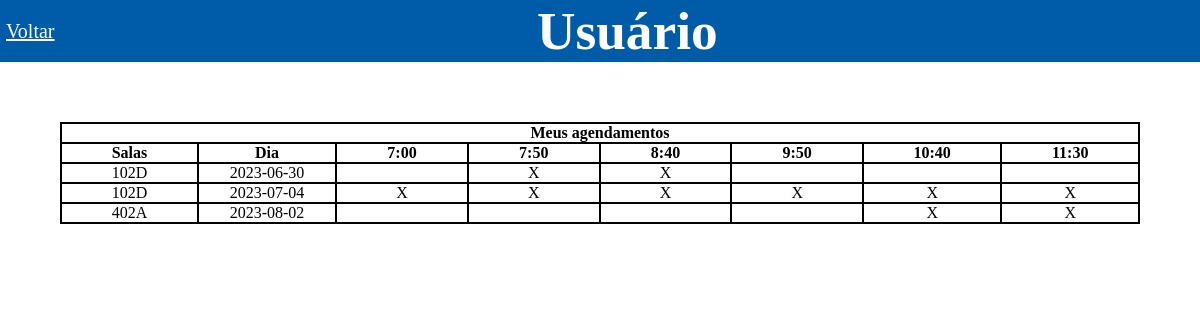
The page /html/usuario_interface.php (signed in) on the database its author committed.
### tables this page shows
CREATE TABLE IF NOT EXISTS `salas` (
  `id` int NOT NULL AUTO_INCREMENT,
  `codigo` varchar(10) NOT NULL,
  `descricao` text NOT NULL,
  `capacidade` int NOT NULL,
  PRIMARY KEY (`id`),
  UNIQUE KEY `codigo` (`codigo`)
);

CREATE TABLE IF NOT EXISTS `agendamentos` (
  `id` int NOT NULL AUTO_INCREMENT,
  `id_funcionarios` int NOT NULL,
  `id_horario` int NOT NULL,
  `id_sala` int NOT NULL,
  `data_agendamento` date NOT NULL,
  `inicio` date NOT NULL,
  `fim` date NOT NULL,
  PRIMARY KEY (`id`),
  KEY `fk_idf_pk_id` (`id_funcionarios`),
  KEY `fk_idh_pk_id` (`id_horario`),
  KEY `fk_ids_pk_id` (`id_sala`)
);

### html/usuario_interface.php (the view, shortened to what this page needs)
<!DOCTYPE html>
<html lang="pt-br">
<head>
    <link rel="stylesheet" href="../css/usuario.css">
</head>
<body>
    <header>
        <a class="voltar" href="home.php">Voltar</a>
        <h1 class='titulo'>Usuário</h1>
    </header>
    <main>
        <table>
            <tr>
                <th colspan='8'>Meus agendamentos</th>
            </tr>
            <tr>
                <th>Salas</th>
                <th>Dia</th>
                <th>7:00</th>
                <th>7:50</th>
                <th>8:40</th>
                <th>9:50</th>
                <th>10:40</th>
                <th>11:30</th>
            </tr>
        <?php
            include "../php/conectar_banco_de_dados.php";
            $email = $_SESSION['email_funcionario'];
            $quantidade_salas_agendadas = mysqli_query($ConexaoSQL, "SELECT * FROM agendamentos INNER JOIN funcionarios on agendamentos.id_funcionarios = funcionarios.id WHERE email = '$email'");
            $quantidade_salas_agendadas = mysqli_num_rows($quantidade_salas_agendadas);
            $codigo_sala = mysqli_query($ConexaoSQL, "SELECT codigo, id_sala, inicio, id_horario FROM agendamentos INNER JOIN funcionarios on agendamentos.id_funcionarios = funcionarios.id INNER JOIN salas on agendamentos.id_sala = salas.id WHERE email = '$email' ORDER BY inicio asc");
            $horarios_armazenados = [];
            $codigo2 = '';
            $inicio2 = '';
            for($i = 1; $i <= $quantidade_salas_agendadas; $i++) {
                $codigo_sala_assoc = mysqli_fetch_assoc($codigo_sala);
                $codigo1 = $codigo_sala_assoc['codigo'];
                $inicio1 = $codigo_sala_assoc['inicio'];
                $horario = mysqli_query($ConexaoSQL, "SELECT codigo, id_sala, inicio, id_horario FROM agendamentos INNER JOIN funcionarios on agendamentos.id_funcionarios = funcionarios.id INNER JOIN salas on agendamentos.id_sala = salas.id WHERE email = '$email' AND inicio = '$inicio1' ORDER BY inicio");
                $num = mysqli_num_rows($horario);
                if($codigo1 != $codigo2 || $inicio1 != $inicio2) {
                    for($l = 0; $l < $num ; $l++) {
                        $horario_assoc = mysqli_fetch_assoc($horario);
                        $horarios_armazenados[] = $horario_assoc['id_horario'];
                    }
                    echo
                    "<tr>
                    <td>".$codigo1."</td>
                    <td>".$inicio1."</td>".
                    "<td>".marcar_horario(1)."</td>".
                    "<td>".marcar_horario(2)."</td>".
                    "<td>".marcar_horario(3)."</td>".
                    "<td>".marcar_horario(4)."</td>".
                    "<td>".marcar_horario(5)."</td>".
                    "<td>".marcar_horario(6)."</td>".
                    "</tr>";
                }
                $horarios_armazenados = array();
                $codigo2 = $codigo1;
                $inicio2 = $inicio1;
            }
            function marcar_horario($num_horario) {
                global $horarios_armazenados;
                if(empty($horarios_armazenados)) {
                    return "";
                } else {
                    foreach($horarios_armazenados as $teste) {
                        if($num_horario == 1 && $teste == 1) {
                            return "X";
                        } else if($num_horario == 2 && $teste == 2) {
                            return "X";
                        } else if($num_horario == 3 && $teste == 3) {
                            return "X";
                        } else if($num_horario == 4 && $teste == 4) {
                            return "X";
                        } else if($num_horario == 5 && $teste == 5) {
                            return "X";
                        } else if($num_horario == 6 && $teste == 6) {
                            return "X";
                        }
                    }
                }
            }
            ?>
            </table>
        </main>
</body>
</html>

### css/usuario.css (style rules this page uses)
* { margin: 0; padding: 0; }
header { display: flex; color: white; background-color: #005ca9; width: 100%; }
.titulo { margin: auto; font-size: 40pt; }
.voltar { text-decoration: underline; color: white; font-size: 15pt; align-self: center; margin-left: .5%; }
main { display: flex; margin-top: 5%; width: 100%; }
table { margin: auto; width: 90%; border-collapse: collapse; border: 2px solid black; }
th, td { border: 2px solid black; width: 50svw; text-align: center; }

### rows shown on the page
salas: codigo "102D"
agendamentos: inicio "2023-06-30"
agendamentos: inicio "2023-07-04"
salas: codigo "402A"
agendamentos: inicio "2023-08-02"

### other values the page prints
marcar_horario(2) "X"
marcar_horario(3) "X"
marcar_horario(1) "X"
marcar_horario(4) "X"
marcar_horario(5) "X"
marcar_horario(6) "X"
